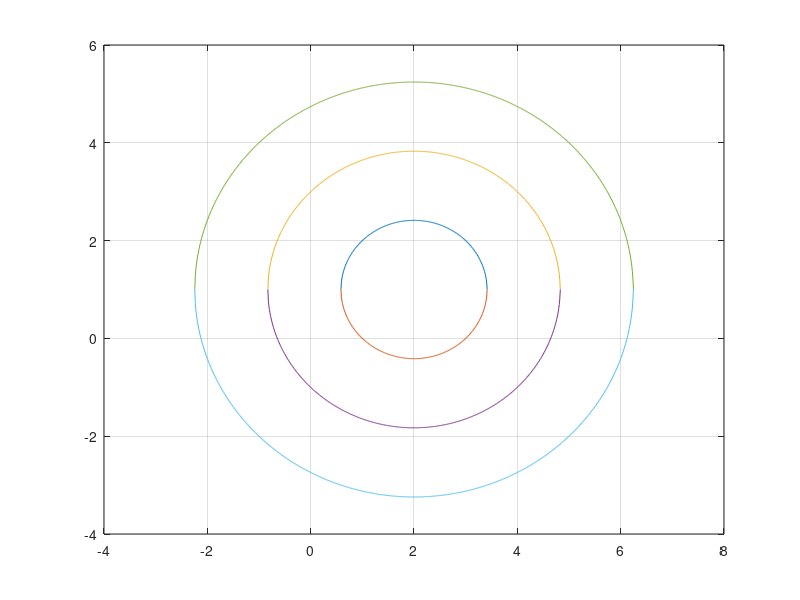
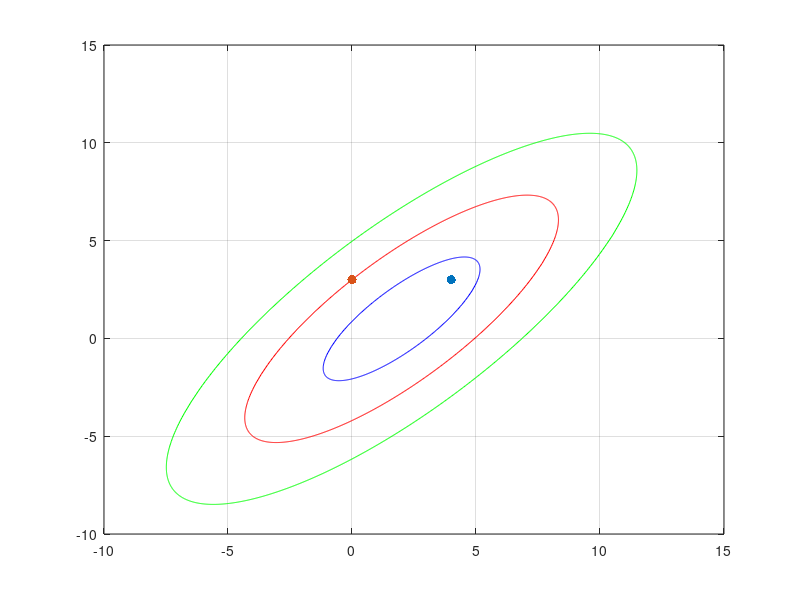

Reproduce these figures in MATLAB, in order.
clc
close all
clear

x = 2-sqrt(2):0.01:2+sqrt(2)+0.01;
y1 = sqrt(2-(x-2).^2)+1;
y2 = -sqrt(2-(x-2).^2)+1;

figure(1)
plot(x,y1)
hold on
plot(x,y2)
grid on


A = [2 , 1;...
    1, 2];

X1 = [x;y1];
X2 = [x;y2];

Y1 = A * X1 - [3;3];
Y2 = A * X2 - [3;3];

figure(2)
plot(Y1( 1,:),Y1(2,:),'b')
hold on
plot(Y2(1,:),Y2(2,:),'b')
grid on





%%%%%%%%%%%%%%%%%%%%%%%%%%%%%%%%%%%%

x = 2-2*sqrt(2):0.01:2+2*sqrt(2)+0.01;

y1 = sqrt(8-(x-2).^2)+1;
y2 = -sqrt(8-(x-2).^2)+1;

figure(1)
plot(x,y1)
hold on
plot(x,y2)
grid on



X1 = [x;y1];
X2 = [x;y2];

Y1 = A * X1 - [3;3];
Y2 = A * X2 - [3;3];

figure(2)
plot(Y1( 1,:),Y1(2,:),'r')
hold on
plot(Y2(1,:),Y2(2,:),'r')
grid on



%%%%%%%%%%%%%%%%%%%%%%%%%%%%%%%%%%%%

x = 2-3*sqrt(2):0.01:2+3*sqrt(2)+0.01;

y1 = sqrt(18-(x-2).^2)+1;
y2 = -sqrt(18-(x-2).^2)+1;

figure(1)
plot(x,y1)
hold on
plot(x,y2)
grid on



X1 = [x;y1];
X2 = [x;y2];

Y1 = A * X1 - [3;3];
Y2 = A * X2 - [3;3];

figure(2)
plot(Y1( 1,:),Y1(2,:),'g')
hold on
plot(Y2(1,:),Y2(2,:),'g')
grid on
hold on
plot(4,3,'.','MarkerSize',20)
hold on
plot(0,3,'.','MarkerSize',20)





